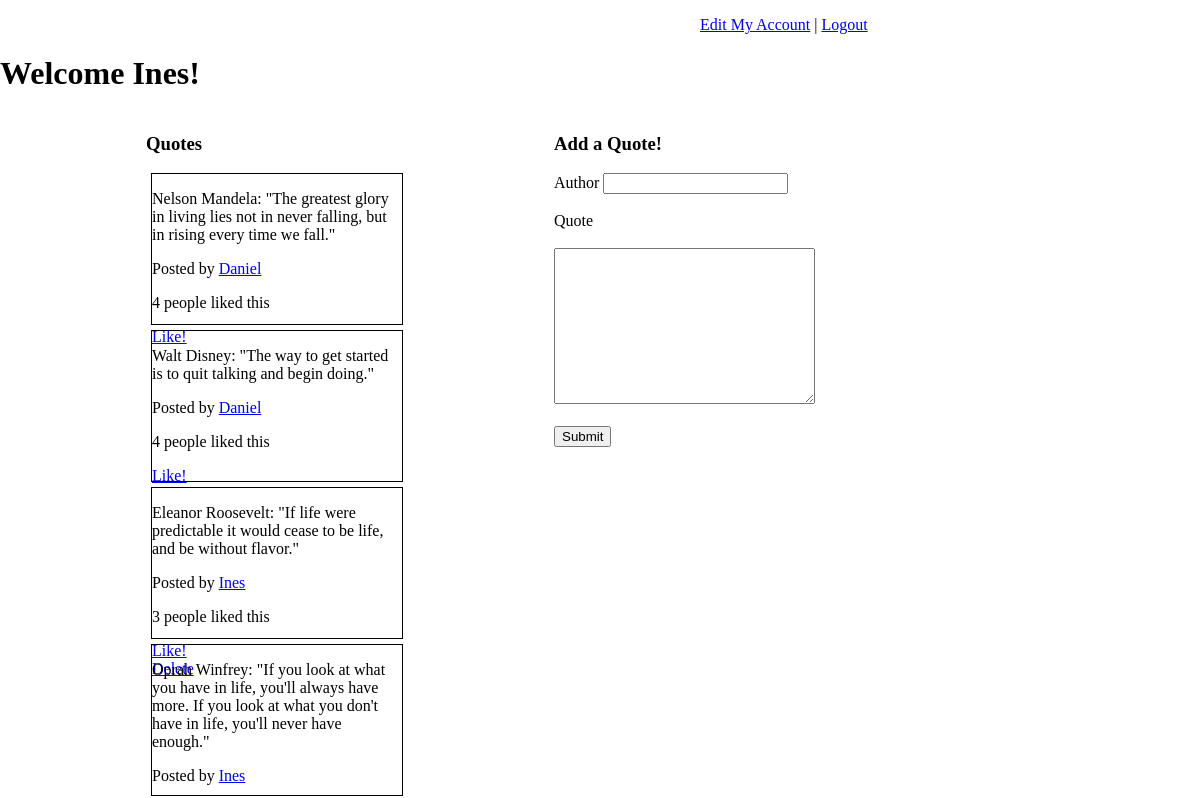
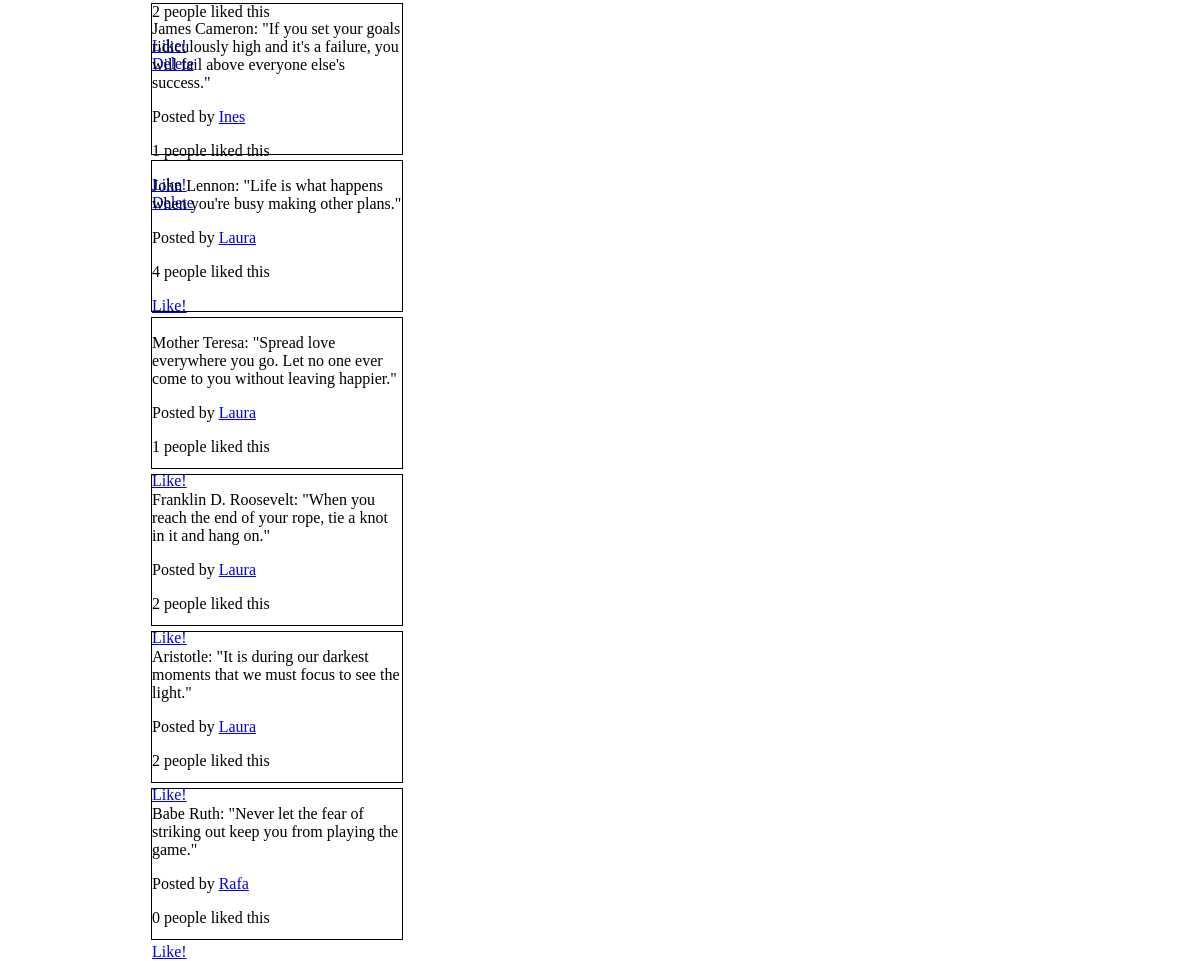
Page /quotes (signed in) on the committed database (2 pictures, top to bottom).
### belt_exam_app/models.py (models this page shows, shortened)
class User(models.Model):
    first_name = models.CharField(max_length=255)
    last_name = models.CharField(max_length=255)
    email = models.CharField(max_length=255)
    password = models.CharField(max_length=255)
    created_at = models.DateTimeField(auto_now_add=True)
    updated_at = models.DateTimeField(auto_now_add=True)
    objects = UserManager()

class Quote(models.Model):
    author = models.CharField(max_length=255, null= True)
    content = models.TextField()
    user = models.ForeignKey(User,related_name="quotes",on_delete=models.CASCADE)    # one to many
    likes = models.ManyToManyField(User, related_name="liked_quotes")    # many to many
    created_at = models.DateTimeField(auto_now_add=True)
    updated_at = models.DateTimeField(auto_now_add=True)
    objects = QuoteManager()

### belt_exam_app/views.py (the view)
# urls.py: path("quotes", views.quotes),
def quotes(request):
    if "userLoggedIn" not in request.session:
        messages.error(request, "Please, log in first")
        return redirect("/")
    context = {
        "userLoggedIn" : User.objects.get(id= request.session["userLoggedIn"]),
        "allQuotes" : Quote.objects.all(),
    }
    return render(request, "quotes.html", context)

### belt_exam_app/templates/quotes.html (shortened to what this page needs)
<!DOCTYPE html>
<html lang="en">
<head>
    {% load static %}
    <link rel="stylesheet" href="{% static 'css/style.css' %}">
</head>
<body>
    <p style="margin-left: 700px;"><a href="/edit/{{userLoggedIn.id}}">Edit My Account</a> | <a
            href="/logout">Logout</a></p>
    <h1>Welcome {{userLoggedIn.first_name}}!</h1>
    <div id="wrapper">
        <div id="quote_big_container">
            <h3>Quotes</h3>
            {% for quote in allQuotes %}
            <div class="quote_container">
                <p>{{quote.author}}: {{quote.content}}</p>
                <p>Posted by <a href="/user/{{quote.user.id}}">{{quote.user.first_name}}</a></p>
                <p>{{quote.likes.all.count}} people liked this</p>
                <a href="/like_quote/{{quote.id}}">Like!</a>
                <br>
                {% if userLoggedIn == quote.user %}<a href="/delete_quote/{{quote.id}}">Delete</a>{% endif %}
            </div>
            {% endfor %}
        </div>
        <div id="quote_form">
            <h3>Add a Quote!</h3>
            <form action="/add_quote" method="post">
                <label for="author">Author</label>
                <input type="text" name="form_author" id="author">
                <br>
                <br>
                <label for="quote">Quote</label>
                <br>
                <br>
                <textarea name="form_content" id="quote" cols="30" rows="10"></textarea>
                <br>
                <br>
                <input type="submit" value="Submit">
            </form>
        </div>
    </div>
</body>
</html>

### belt_exam_app/static/css/style.css (style rules this page uses)
body { margin: 0px; }
#wrapper { width: 950px; height: 900px; display: flex; justify-content: space-evenly; }
.quote_container { width: 250px; height: 150px; border: 1px solid black; padding: 5x; margin: 5px; text-align: left; }
#quote_form { width: 250px; height: 150px; padding: 5x; }

### rows in the picture
User: first_name "Ines"
Quote: author "Nelson Mandela", content "\"The greatest glory in living lies not in never falling, but in rising every time we fall.\"", user.first_name "Daniel", likes.all.count "4"
Quote: author "Walt Disney", content "\"The way to get started is to quit talking and begin doing.\"", user.first_name "Daniel", likes.all.count "4"
Quote: author "Eleanor Roosevelt", content "\"If life were predictable it would cease to be life, and be without flavor.\"", user.first_name "Ines", likes.all.count "3"
Quote: author "Oprah Winfrey", content "\"If you look at what you have in life, you'll always have more. If you look at what you don't have in life, you'll never have enough.\"", user.first_name "Ines", likes.all.count "2"
Quote: author "James Cameron", content "\"If you set your goals ridiculously high and it's a failure, you will fail above everyone else's success.\"", user.first_name "Ines", likes.all.count "1"
Quote: author "John Lennon", content "\"Life is what happens when you're busy making other plans.\"", user.first_name "Laura", likes.all.count "4"
Quote: author "Mother Teresa", content "\"Spread love everywhere you go. Let no one ever come to you without leaving happier.\"", user.first_name "Laura", likes.all.count "1"
Quote: author "Franklin D. Roosevelt", content "\"When you reach the end of your rope, tie a knot in it and hang on.\"", user.first_name "Laura", likes.all.count "2"
Quote: author "Aristotle", content "\"It is during our darkest moments that we must focus to see the light.\"", user.first_name "Laura", likes.all.count "2"
Quote: author "Babe Ruth", content "\"Never let the fear of striking out keep you from playing the game.\"", user.first_name "Rafa", likes.all.count "0"
